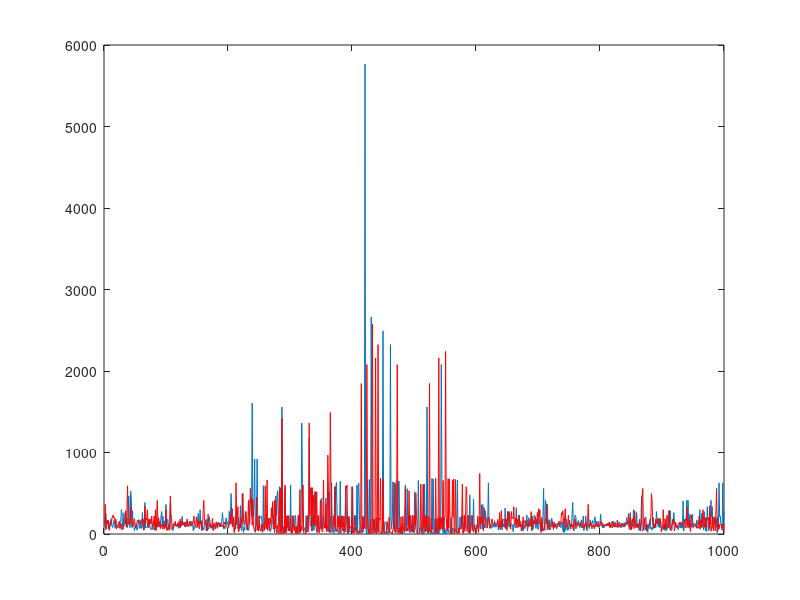
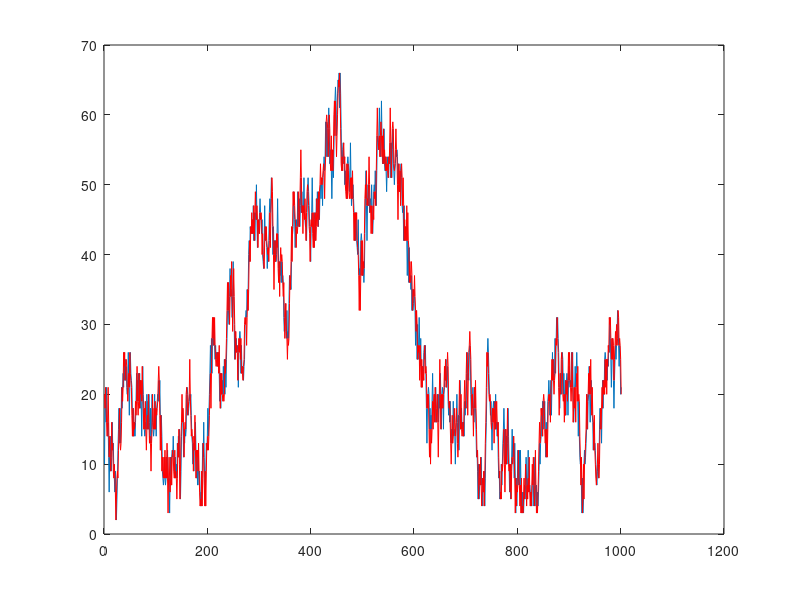

Recreate these plots in MATLAB, in order.
% Variables
global N                
global n
global p
global m_start

N = 1000;       % number of repeats
n = 10;         % number of games per repeat
p = 60;         % winning probability (in %, 0 - 100)
m_start = 100;  % start amount of money

% Players
global bet_1            
global bet_2 
global score_1  
global score_2   
global history_1     
global history_2   
global win_1 
global win_2

bet_1 = zeros(N,1);         % bet player 1 (in %)
bet_1(1,1) = 10;            % starting bet player 1 (in %)
bet_2 = zeros(N,1);         % bet player 2 (in %)
bet_2(1,1) = 20;            % starting bet player 2 (in %)
score_1 = zeros(N,n+1);     % scores of player 1 in one repeat
score_2 = zeros(N,n+1);     % scores of player 2 in one repeat
history_1 = zeros(N,n);     % win (=1) / lose (=0) history of player 1 in one game (random)
history_2 = zeros(N,n);     % win (=1) / lose (=0) history of player 2 in one game (random)    
win_1 = zeros(N,1);         % win (=1) / lose (=0) history of player 1 in one repeat   
win_2 = zeros(N,1);         % win (=1) / lose (=0) history of player 2 in one repeat

% Game
for i = 1:1:N
    score_1(i,1) = m_start;         % first entry = start value
    score_2(i,1) = m_start;         % first entry = start value
    
    for j = 2:1:n+1
% game for player 1
        rand_Nb_1 = randi(100);
        if rand_Nb_1 <= p           % win
            score_1(i,j) = score_1(i,j-1) + bet_1(i,1)/100*score_1(i,j-1);
            history_1(i,j) = 1;
        else                        % lose
            score_1(i,j) = score_1(i,j-1) - bet_1(i,1)/100*score_1(i,j-1);
            history_1(i,j) = 0;  
        end
% game for player 2
        rand_Nb_2 = randi(100);
        if rand_Nb_2 <= p           % win
            score_2(i,j) = score_2(i,j-1) + bet_2(i,1)/100*score_2(i,j-1);
            history_2(i,j) = 1;
        else                        % lose
            score_2(i,j) = score_2(i,j-1) - bet_2(i,1)/100*score_2(i,j-1);
            history_2(i,j) = 0;
        end
    end
            
% Evaluation & strategy change
    % player 1 wins
if score_1(i,n+1) > score_2(i,n+1)              
    
    win_1(i,1) = 1;                             % update winner history
    win_2(i,1) = 0;
    
    bet_2(i+1,1) = bet_1(i,1);                  % loser adapts the strategy of the winner
    
    if randi(100) > 50 && bet_1(i,1) > 5        % new random strategy for the winner
        bet_1(i+1,1) = bet_1(i,1)-randi(5);
    else bet_1(i+1,1) = bet_1(i,1)+randi(5);
    end
    
    % player 2 wins
elseif score_2(i,n+1) > score_1(i,n+1)          
    
    win_1(i,1) = 0;                             % update winner history
    win_2(i,1) = 1;
    
    bet_1(i+1,1) = bet_2(i,1);                  % loser adapts the strategy of the winner
    
    if randi(100) > 50 && bet_2(i,1) > 5        % new random strategy for the winner
        bet_2(i+1,1) = bet_2(i,1)-randi(5);
    else bet_2(i+1,1) = bet_2(i,1)+randi(5);
    end
    
    % draw --> keep strategy
else    
    win_1(i,1) = 0;
    win_2(i,1) = 0;
end
end

sum_1 = sum(win_1);
sum_2 = sum(win_2);

%Plots of scores
figure(1);
plot(1:N,score_1(:,11))
hold on
plot(1:N,score_2(:,11),'red')

%Plots of bets
figure(2);
plot(1:N+1,bet_1(:,1))
hold on
plot(1:N+1,bet_2(:,1),'red')

%Results:

%bet_1
%bet_2
%score_1
%score_2
%history_1
%history_2
%win_1
%win_2        
        
        